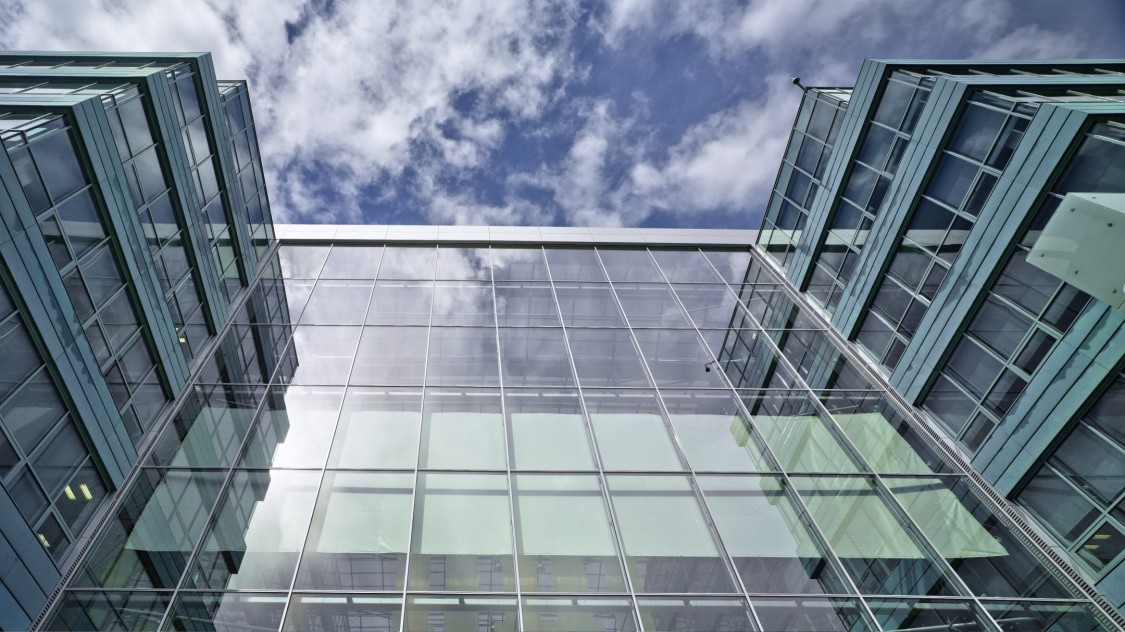
#> input picture res/building.jpg, 1125 x 632 px, found by its file name
$ python tuto23.py
#> lines starting #> are read from the running program, lines starting #| are printed output that depends on the picture; after the words box and inside, x2 and y2 are one past the last pixel; in counts of white or black regions, pixels touching at a corner belong together
# -*- coding: utf-8 -*-
"""
Created on Tue Mar 24 13:58:32 2020

@author: utenti
"""


path = "C:/Users/utenti/Desktop/Desktop/OpenCV/"

import cv2
import numpy as np

filename = path + 'res/building.jpg'
img = cv2.imread(filename)
#> img is the input picture: shape (632, 1125, 3); mean B, G, R 143.9, 131.6, 119
gray = cv2.cvtColor(img,cv2.COLOR_BGR2GRAY)
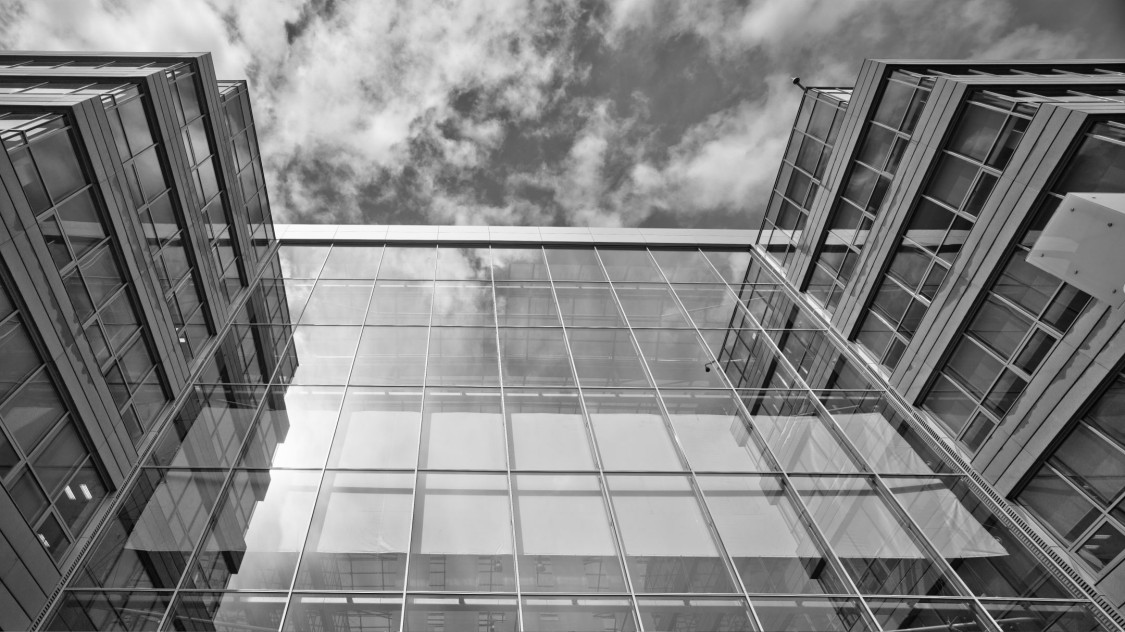
#> gray: shape (632, 1125); min 1, max 255, mean 129.3

gray = np.float32(gray)
dst = cv2.cornerHarris(gray,2,3,0.04)
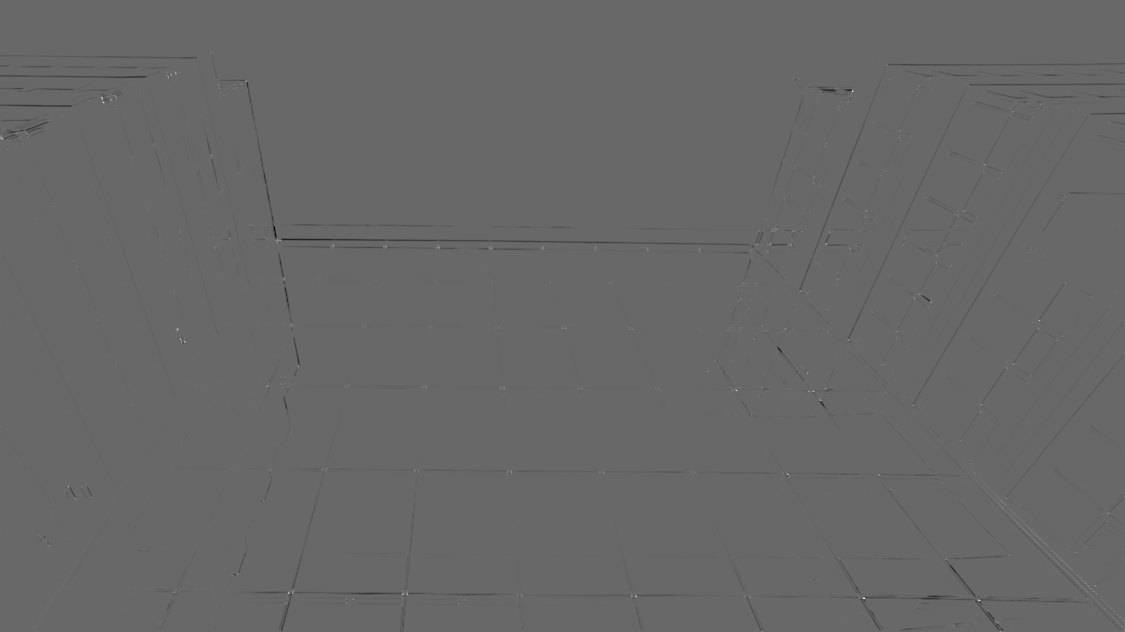
#> dst: shape (632, 1125) float32; min -39497252, max 56489648, mean -161926.9; drawn with min black and max white

#result is dilated for marking the corners, not important
dst = cv2.dilate(dst,None)
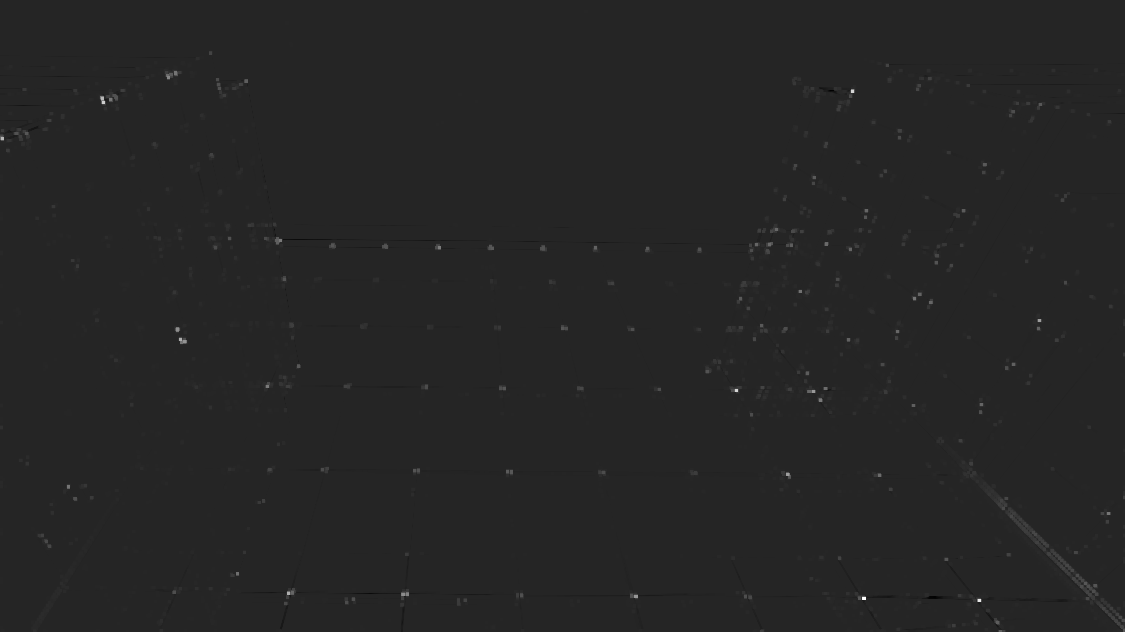
#> dst: shape (632, 1125) float32; min -9785255, max 56489648, mean 86759.4; drawn with min black and max white

# Threshold for an optimal value, it may vary depending on the image.
img[dst>0.1*dst.max()]=[0,0,255]
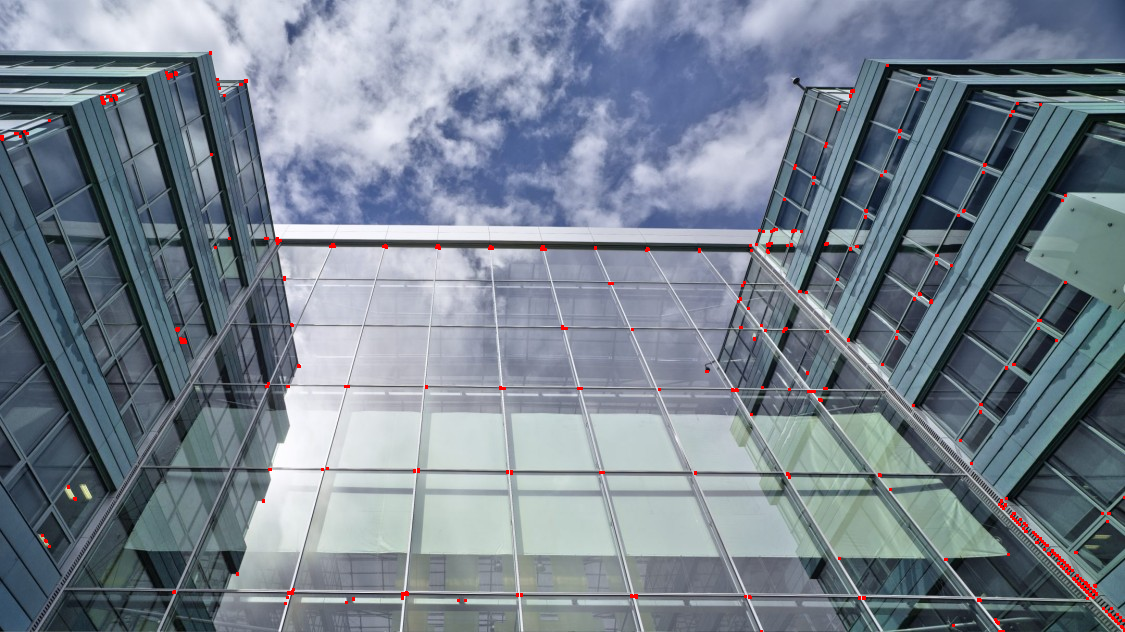
#> img: shape (632, 1125, 3); 0.47% of pixels changed, all inside (x1, y1, x2, y2) = (0, 51, 1125, 632)

corners = cv2.goodFeaturesToTrack(gray,25,0.01,10)
#> corners = 25 rows, first 8: [863, 597], [101, 97], [180, 339], [175, 72], [635, 595], [787, 473], [402, 593], [769, 243]
corners = np.int0(corners)

for i in corners:
    x,y = i.ravel()
    cv2.circle(img,(x,y),3,255,-1)
#> this loop made 25 passes
#> (x, y) on passes 1 to 12: (863, 597), (101, 97), (180, 339), (175, 72), (635, 595), (787, 473), (402, 593), (769, 243), (978, 599), (826, 243), (2, 137), (288, 592)
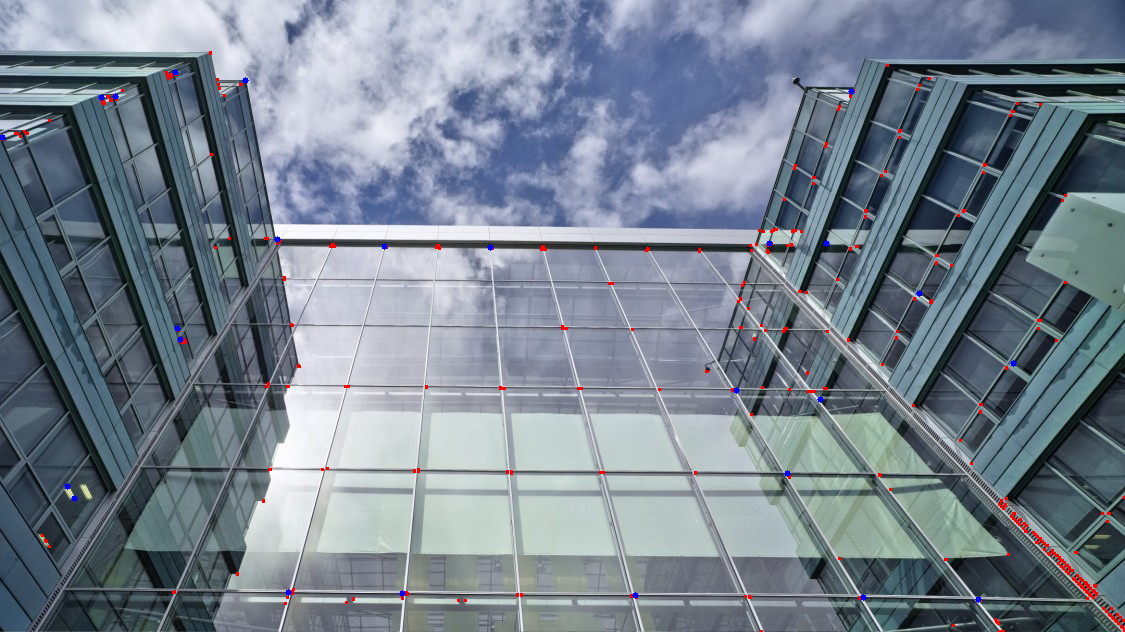
#> img: shape (632, 1125, 3); 0.1% of pixels changed, all inside (x1, y1, x2, y2) = (0, 69, 1017, 603)

cv2.imshow('dst',img)
if cv2.waitKey(0) & 0xff == 27:
#> (key Esc is pressed here)
    cv2.destroyAllWindows()

$ run again, with res/apple.jpg copied over res/building.jpg
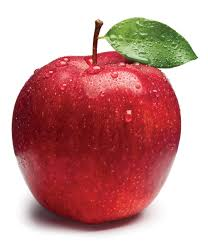
#> input picture res/apple.jpg, 208 x 242 px, found by its file name
#> img is the input picture: shape (242, 208, 3); mean B, G, R 143.4, 144.6, 199.3
#> `img[dst>0.1*dst.max()]=[0,0,255]`:
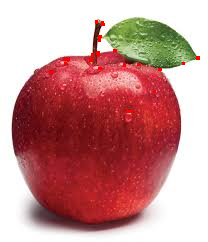
#> img: shape (242, 208, 3); 0.51% of pixels changed, all inside (x1, y1, x2, y2) = (49, 20, 200, 113)
#> corners = 25 rows, first 8: [96, 21], [98, 52], [197, 57], [99, 37], [130, 111], [160, 69], [125, 64], [67, 59]
#> the loop `for i in corners:` made 25 passes
#> after the loop `for i in corners:`:
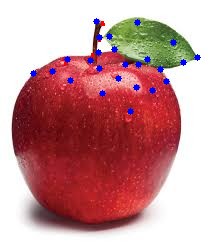
#> img: shape (242, 208, 3); 1.44% of pixels changed, all inside (x1, y1, x2, y2) = (30, 18, 201, 115)
